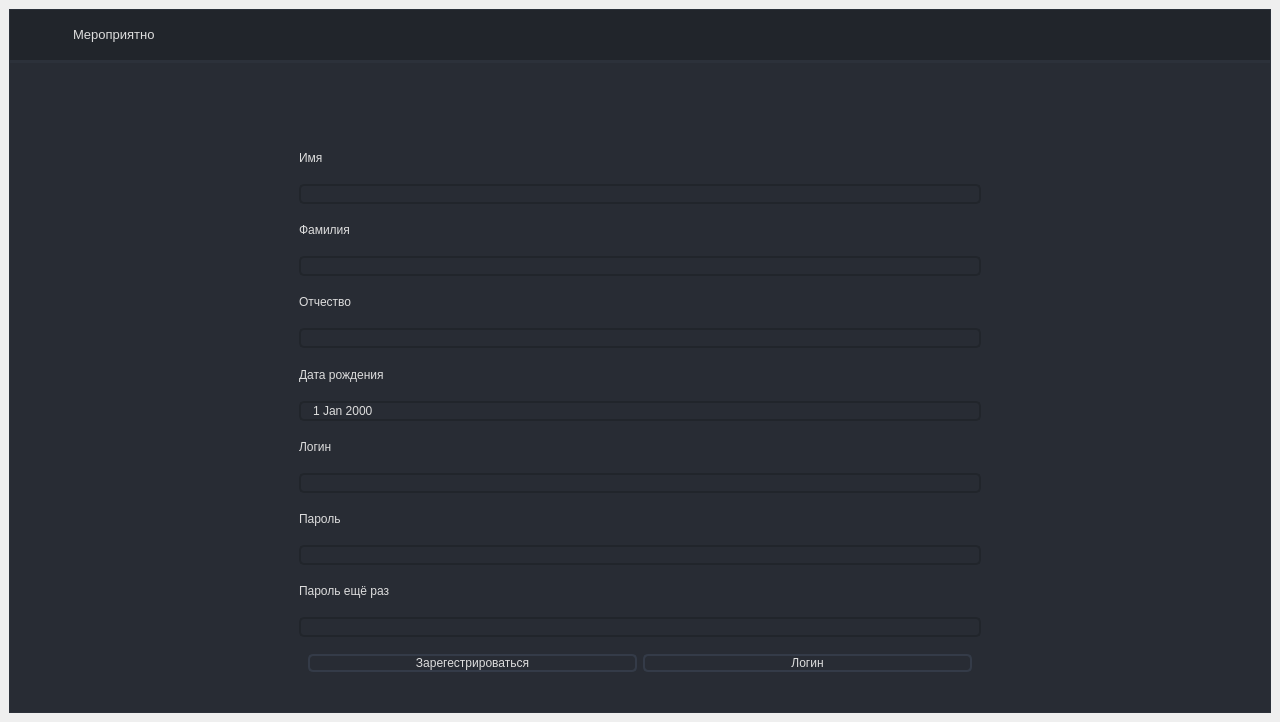
<?xml version="1.0" encoding="UTF-8"?>
<ui version="4.0">
 <author>Wanderson M. Pimenta</author>
 <class>Registration</class>
 <widget class="QMainWindow" name="Registration">
  <property name="geometry">
   <rect>
    <x>0</x>
    <y>0</y>
    <width>1280</width>
    <height>722</height>
   </rect>
  </property>
  <property name="minimumSize">
   <size>
    <width>940</width>
    <height>560</height>
   </size>
  </property>
  <property name="windowTitle">
   <string>MainWindow</string>
  </property>
  <widget class="QWidget" name="styleSheet">
   <property name="font">
    <font>
     <family>Segoe UI</family>
     <pointsize>10</pointsize>
     <weight>50</weight>
     <italic>false</italic>
     <bold>false</bold>
    </font>
   </property>
   <property name="styleSheet">
    <string notr="true">

QWidget{
	color: rgb(221, 221, 221);
	font: 10pt &quot;Segoe UI&quot;;
}

/* /////////////////////////////////////////////////////////////////////////////////////////////////
Tooltip */
QToolTip {
	color: #ffffff;
	background-color: rgba(33, 37, 43, 180);
	border: 1px solid rgb(44, 49, 58);
	background-image: none;
	background-position: left center;
    background-repeat: no-repeat;
	border: none;
	border-left: 2px solid rgb(255, 121, 198);
	text-align: left;
	padding-left: 8px;
	margin: 0px;
}

/* /////////////////////////////////////////////////////////////////////////////////////////////////
Bg App */
#bgApp {	
	background-color: rgb(40, 44, 52);
	border: 1px solid rgb(44, 49, 58);
}

/* /////////////////////////////////////////////////////////////////////////////////////////////////
Left Menu */
#leftMenuBg {	
	background-color: rgb(33, 37, 43);
}
#topLogo {
	background-color: rgb(33, 37, 43);
	background-image: url(:/images/images/images/PyDracula.png);
	background-position: centered;
	background-repeat: no-repeat;
}
#titleLeftApp { font: 63 12pt &quot;Segoe UI Semibold&quot;; }
#titleLeftDescription { font: 8pt &quot;Segoe UI&quot;; color: #f5993d; }

/* MENUS */
#topMenu .QPushButton {	
	background-position: left center;
    background-repeat: no-repeat;
	border: none;
	border-left: 22px solid transparent;
	background-color: transparent;
	text-align: left;
	padding-left: 44px;
}
#topMenu .QPushButton:hover {
	background-color: rgb(40, 44, 52);
}
#topMenu .QPushButton:pressed {	
	background-color: #f5993d;
	color: rgb(255, 255, 255);
}
#bottomMenu .QPushButton {	
	background-position: left center;
    background-repeat: no-repeat;
	border: none;
	border-left: 20px solid transparent;
	background-color:transparent;
	text-align: left;
	padding-left: 44px;
}
#bottomMenu .QPushButton:hover {
	background-color: rgb(40, 44, 52);
}
#bottomMenu .QPushButton:pressed {	
	background-color: #f5993d;
	color: rgb(255, 255, 255);
}
#leftMenuFrame{
	border-top: 3px solid rgb(44, 49, 58);
}

/* Toggle Button */
#toggleButton {
	background-position: left center;
    background-repeat: no-repeat;
	border: none;
	border-left: 20px solid transparent;
	background-color: rgb(37, 41, 48);
	text-align: left;
	padding-left: 44px;
	color: rgb(113, 126, 149);
}
#toggleButton:hover {
	background-color: rgb(40, 44, 52);
}
#toggleButton:pressed {
	background-color: #f5993d;
}

/* Title Menu */
#titleRightInfo { padding-left: 10px; }


/* /////////////////////////////////////////////////////////////////////////////////////////////////
Extra Tab */
#extraLeftBox {	
	background-color: rgb(44, 49, 58);
}
#extraTopBg{	
	background-color: #f5993d
}

/* Icon */
#extraIcon {
	background-position: center;
	background-repeat: no-repeat;
	background-image: url(:/icons/images/icons/icon_settings.png);
}

/* Label */
#extraLabel { color: rgb(255, 255, 255); }

/* Btn Close */
#extraCloseColumnBtn { background-color: rgba(255, 255, 255, 0); border: none;  border-radius: 5px; }
#extraCloseColumnBtn:hover { background-color: rgb(196, 161, 249); border-style: solid; border-radius: 4px; }
#extraCloseColumnBtn:pressed { background-color: rgb(180, 141, 238); border-style: solid; border-radius: 4px; }

/* Extra Content */
#extraContent{
	border-top: 3px solid rgb(40, 44, 52);
}

/* Extra Top Menus */
#extraTopMenu .QPushButton {
background-position: left center;
    background-repeat: no-repeat;
	border: none;
	border-left: 22px solid transparent;
	background-color:transparent;
	text-align: left;
	padding-left: 44px;
}
#extraTopMenu .QPushButton:hover {
	background-color: rgb(40, 44, 52);
}
#extraTopMenu .QPushButton:pressed {	
	background-color: #f5993d;
	color: rgb(255, 255, 255);
}

/* /////////////////////////////////////////////////////////////////////////////////////////////////
Content App */
#contentTopBg{	
	background-color: rgb(33, 37, 43);
}
#contentBottom{
	border-top: 3px solid rgb(44, 49, 58);
}

/* Top Buttons */
#rightButtons .QPushButton { background-color: rgba(255, 255, 255, 0); border: none;  border-radius: 5px; }
#rightButtons .QPushButton:hover { background-color: rgb(44, 49, 57); border-style: solid; border-radius: 4px; }
#rightButtons .QPushButton:pressed { background-color: rgb(23, 26, 30); border-style: solid; border-radius: 4px; }

/* Theme Settings */
#extraRightBox { background-color: rgb(44, 49, 58); }
#themeSettingsTopDetail { background-color: #f5993d; }

/* Bottom Bar */
#bottomBar { background-color: rgb(44, 49, 58); }
#bottomBar QLabel { font-size: 11px; color: rgb(113, 126, 149); padding-left: 10px; padding-right: 10px; padding-bottom: 2px; }

/* CONTENT SETTINGS */
/* MENUS */
#contentSettings .QPushButton {	
	background-position: left center;
    background-repeat: no-repeat;
	border: none;
	border-left: 22px solid transparent;
	background-color:transparent;
	text-align: left;
	padding-left: 44px;
}
#contentSettings .QPushButton:hover {
	background-color: rgb(40, 44, 52);
}
#contentSettings .QPushButton:pressed {	
	background-color: #f5993d;
	color: rgb(255, 255, 255);
}

/* /////////////////////////////////////////////////////////////////////////////////////////////////
QTableView */
QTableView {
	background-color: transparent;
	padding: 10px;
	border-radius: 5px;
	gridline-color: rgb(44, 49, 58);
	border-bottom: 1px solid rgb(44, 49, 60);
	border: none;
	outline: none;
}
QTableView::item{
	border-color: rgb(44, 49, 60);
	padding-left: 5px;
	padding-right: 5px;
	gridline-color: rgb(44, 49, 60);
}
QTableView::item:selected{
	background-color: #f5993d;
}
QHeaderView::section{
	background-color: rgb(33, 37, 43);
	max-width: 30px;
	border: 1px solid rgb(44, 49, 58);

    border-bottom: 1px solid rgb(44, 49, 60);
    border-right: 1px solid rgb(44, 49, 60);
}
QTableView::horizontalHeader {
	background-color: rgb(33, 37, 43);
}
QHeaderView::section:horizontal
{
    border: 1px solid rgb(33, 37, 43);
	background-color: rgb(33, 37, 43);
	padding: 3px;
	border-top-left-radius: 7px;
    border-top-right-radius: 7px;
}
QHeaderView::section:vertical
{
    border: 1px solid rgb(44, 49, 60);
}

/* /////////////////////////////////////////////////////////////////////////////////////////////////
LineEdit */
QLineEdit {
	background-color: rgb(33, 37, 43);
	border-radius: 5px;
	border: 2px solid rgb(33, 37, 43);
	padding-left: 10px;
	selection-color: rgb(255, 255, 255);
	selection-background-color: rgb(255, 121, 198);
}
QLineEdit:hover {
	border: 2px solid rgb(64, 71, 88);
}
QLineEdit:focus {
	border: 2px solid rgb(91, 101, 124);
}
QDateTimeEdit {
	background-color: rgb(33, 37, 43);
	border-radius: 5px;
	border: 2px solid rgb(33, 37, 43);
	padding-left: 10px;
	selection-color: rgb(255, 255, 255);
	selection-background-color: rgb(255, 121, 198);
}
QDateTimeEdit:hover {
	border: 2px solid rgb(64, 71, 88);
}
QDateTimeEdit:focus {
	border: 2px solid rgb(91, 101, 124);
}
/* /////////////////////////////////////////////////////////////////////////////////////////////////
PlainTextEdit */
QPlainTextEdit {
	background-color: rgb(27, 29, 35);
	border-radius: 5px;
	padding: 10px;
	selection-color: rgb(255, 255, 255);
	selection-background-color: rgb(255, 121, 198);
}
QPlainTextEdit  QScrollBar:vertical {
    width: 8px;
 }
QPlainTextEdit  QScrollBar:horizontal {
    height: 8px;
 }
QPlainTextEdit:hover {
	border: 2px solid rgb(64, 71, 88);
}
QPlainTextEdit:focus {
	border: 2px solid rgb(91, 101, 124);
}

/* /////////////////////////////////////////////////////////////////////////////////////////////////
ScrollBars */
QScrollBar:horizontal {
    border: none;
    background: rgb(52, 59, 72);
    height: 8px;
    margin: 0px 21px 0 21px;
	border-radius: 0px;
}
QScrollBar::handle:horizontal {
    background: #f5993d;
    min-width: 25px;
	border-radius: 4px
}
QScrollBar::add-line:horizontal {
    border: none;
    background: rgb(55, 63, 77);
    width: 20px;
	border-top-right-radius: 4px;
    border-bottom-right-radius: 4px;
    subcontrol-position: right;
    subcontrol-origin: margin;
}
QScrollBar::sub-line:horizontal {
    border: none;
    background: rgb(55, 63, 77);
    width: 20px;
	border-top-left-radius: 4px;
    border-bottom-left-radius: 4px;
    subcontrol-position: left;
    subcontrol-origin: margin;
}
QScrollBar::up-arrow:horizontal, QScrollBar::down-arrow:horizontal
{
     background: none;
}
QScrollBar::add-page:horizontal, QScrollBar::sub-page:horizontal
{
     background: none;
}
 QScrollBar:vertical {
	border: none;
    background: rgb(52, 59, 72);
    width: 8px;
    margin: 21px 0 21px 0;
	border-radius: 0px;
 }
 QScrollBar::handle:vertical {	
	background: #f5993d;
    min-height: 25px;
	border-radius: 4px
 }
 QScrollBar::add-line:vertical {
     border: none;
    background: rgb(55, 63, 77);
     height: 20px;
	border-bottom-left-radius: 4px;
    border-bottom-right-radius: 4px;
     subcontrol-position: bottom;
     subcontrol-origin: margin;
 }
 QScrollBar::sub-line:vertical {
	border: none;
    background: rgb(55, 63, 77);
     height: 20px;
	border-top-left-radius: 4px;
    border-top-right-radius: 4px;
     subcontrol-position: top;
     subcontrol-origin: margin;
 }
 QScrollBar::up-arrow:vertical, QScrollBar::down-arrow:vertical {
     background: none;
 }

 QScrollBar::add-page:vertical, QScrollBar::sub-page:vertical {
     background: none;
 }

/* /////////////////////////////////////////////////////////////////////////////////////////////////
CheckBox */
QCheckBox::indicator {
    border: 3px solid rgb(52, 59, 72);
	width: 15px;
	height: 15px;
	border-radius: 10px;
    background: rgb(44, 49, 60);
}
QCheckBox::indicator:hover {
    border: 3px solid rgb(58, 66, 81);
}
QCheckBox::indicator:checked {
    background: 3px solid rgb(52, 59, 72);
	border: 3px solid rgb(52, 59, 72);	
	background-image: url(:/icons/images/icons/cil-check-alt.png);
}

/* /////////////////////////////////////////////////////////////////////////////////////////////////
RadioButton */
QRadioButton::indicator {
    border: 3px solid rgb(52, 59, 72);
	width: 15px;
	height: 15px;
	border-radius: 10px;
    background: rgb(44, 49, 60);
}
QRadioButton::indicator:hover {
    border: 3px solid rgb(58, 66, 81);
}
QRadioButton::indicator:checked {
    background: 3px solid rgb(94, 106, 130);
	border: 3px solid rgb(52, 59, 72);	
}

/* /////////////////////////////////////////////////////////////////////////////////////////////////
ComboBox */
QComboBox{
	background-color: rgb(27, 29, 35);
	border-radius: 5px;
	border: 2px solid rgb(33, 37, 43);
	padding: 5px;
	padding-left: 10px;
}
QComboBox:hover{
	border: 2px solid rgb(64, 71, 88);
}
QComboBox::drop-down {
	subcontrol-origin: padding;
	subcontrol-position: top right;
	width: 25px; 
	border-left-width: 3px;
	border-left-color: rgba(39, 44, 54, 150);
	border-left-style: solid;
	border-top-right-radius: 3px;
	border-bottom-right-radius: 3px;	
	background-image: url(:/icons/images/icons/cil-arrow-bottom.png);
	background-position: center;
	background-repeat: no-reperat;
 }
QComboBox QAbstractItemView {
	color: rgb(255, 121, 198);	
	background-color: rgb(33, 37, 43);
	padding: 10px;
	selection-background-color: rgb(39, 44, 54);
}

/* /////////////////////////////////////////////////////////////////////////////////////////////////
Sliders */
QSlider::groove:horizontal {
    border-radius: 5px;
    height: 10px;
	margin: 0px;
	background-color: rgb(52, 59, 72);
}
QSlider::groove:horizontal:hover {
	background-color: rgb(55, 62, 76);
}
QSlider::handle:horizontal {
    background-color: #f5993d;
    border: none;
    height: 10px;
    width: 10px;
    margin: 0px;
	border-radius: 5px;
}
QSlider::handle:horizontal:hover {
    background-color: rgb(195, 155, 255);
}
QSlider::handle:horizontal:pressed {
    background-color: rgb(255, 121, 198);
}

QSlider::groove:vertical {
    border-radius: 5px;
    width: 10px;
    margin: 0px;
	background-color: rgb(52, 59, 72);
}
QSlider::groove:vertical:hover {
	background-color: rgb(55, 62, 76);
}
QSlider::handle:vertical {
    background-color: #f5993d;
	border: none;
    height: 10px;
    width: 10px;
    margin: 0px;
	border-radius: 5px;
}
QSlider::handle:vertical:hover {
    background-color: rgb(195, 155, 255);
}
QSlider::handle:vertical:pressed {
    background-color: rgb(255, 121, 198);
}

/* /////////////////////////////////////////////////////////////////////////////////////////////////
CommandLinkButton */
QCommandLinkButton {	
	color: rgb(255, 121, 198);
	border-radius: 5px;
	padding: 5px;
}
QCommandLinkButton:hover {	
	color: rgb(255, 170, 255);
	background-color: rgb(44, 49, 60);
}
QCommandLinkButton:pressed {	
	color: #f5993d;
	background-color: rgb(52, 58, 71);
}

/* /////////////////////////////////////////////////////////////////////////////////////////////////
Button */
#pagesContainer QPushButton {
	border: 2px solid rgb(52, 59, 72);
	border-radius: 5px;	
	background-color: rgb(52, 59, 72);
}
#pagesContainer QPushButton:hover {
	background-color: rgb(57, 65, 80);
	border: 2px solid rgb(61, 70, 86);
}
#pagesContainer QPushButton:pressed {	
	background-color: rgb(35, 40, 49);
	border: 2px solid rgb(43, 50, 61);
}



</string>
   </property>
   <layout class="QHBoxLayout" name="horizontalLayout_5">
    <item>
     <widget class="QFrame" name="bgApp">
      <property name="styleSheet">
       <string notr="true"/>
      </property>
      <property name="frameShape">
       <enum>QFrame::NoFrame</enum>
      </property>
      <property name="frameShadow">
       <enum>QFrame::Raised</enum>
      </property>
      <layout class="QHBoxLayout" name="appLayout">
       <property name="spacing">
        <number>0</number>
       </property>
       <property name="leftMargin">
        <number>0</number>
       </property>
       <property name="topMargin">
        <number>0</number>
       </property>
       <property name="rightMargin">
        <number>0</number>
       </property>
       <property name="bottomMargin">
        <number>0</number>
       </property>
       <item>
        <widget class="QFrame" name="contentBox">
         <property name="frameShape">
          <enum>QFrame::NoFrame</enum>
         </property>
         <property name="frameShadow">
          <enum>QFrame::Raised</enum>
         </property>
         <layout class="QVBoxLayout" name="verticalLayout_2">
          <property name="spacing">
           <number>0</number>
          </property>
          <property name="leftMargin">
           <number>0</number>
          </property>
          <property name="topMargin">
           <number>0</number>
          </property>
          <property name="rightMargin">
           <number>0</number>
          </property>
          <property name="bottomMargin">
           <number>0</number>
          </property>
          <item>
           <widget class="QFrame" name="contentTopBg">
            <property name="minimumSize">
             <size>
              <width>0</width>
              <height>50</height>
             </size>
            </property>
            <property name="maximumSize">
             <size>
              <width>16777215</width>
              <height>50</height>
             </size>
            </property>
            <property name="frameShape">
             <enum>QFrame::NoFrame</enum>
            </property>
            <property name="frameShadow">
             <enum>QFrame::Raised</enum>
            </property>
            <layout class="QHBoxLayout" name="horizontalLayout">
             <property name="spacing">
              <number>0</number>
             </property>
             <property name="leftMargin">
              <number>0</number>
             </property>
             <property name="topMargin">
              <number>0</number>
             </property>
             <property name="rightMargin">
              <number>10</number>
             </property>
             <property name="bottomMargin">
              <number>0</number>
             </property>
             <item>
              <widget class="QFrame" name="leftBox">
               <property name="sizePolicy">
                <sizepolicy hsizetype="Expanding" vsizetype="Preferred">
                 <horstretch>0</horstretch>
                 <verstretch>0</verstretch>
                </sizepolicy>
               </property>
               <property name="frameShape">
                <enum>QFrame::NoFrame</enum>
               </property>
               <property name="frameShadow">
                <enum>QFrame::Raised</enum>
               </property>
               <layout class="QHBoxLayout" name="horizontalLayout_3">
                <property name="spacing">
                 <number>0</number>
                </property>
                <property name="leftMargin">
                 <number>0</number>
                </property>
                <property name="topMargin">
                 <number>0</number>
                </property>
                <property name="rightMargin">
                 <number>0</number>
                </property>
                <property name="bottomMargin">
                 <number>0</number>
                </property>
                <item>
                 <widget class="QLabel" name="logo">
                  <property name="maximumSize">
                   <size>
                    <width>50</width>
                    <height>50</height>
                   </size>
                  </property>
                  <property name="text">
                   <string/>
                  </property>
                 </widget>
                </item>
                <item>
                 <widget class="QLabel" name="titleRightInfo">
                  <property name="sizePolicy">
                   <sizepolicy hsizetype="Preferred" vsizetype="Expanding">
                    <horstretch>0</horstretch>
                    <verstretch>0</verstretch>
                   </sizepolicy>
                  </property>
                  <property name="maximumSize">
                   <size>
                    <width>16777215</width>
                    <height>45</height>
                   </size>
                  </property>
                  <property name="font">
                   <font>
                    <family>Segoe UI</family>
                    <pointsize>10</pointsize>
                    <weight>50</weight>
                    <italic>false</italic>
                    <bold>false</bold>
                   </font>
                  </property>
                  <property name="text">
                   <string>Мероприятно</string>
                  </property>
                  <property name="alignment">
                   <set>Qt::AlignLeading|Qt::AlignLeft|Qt::AlignVCenter</set>
                  </property>
                 </widget>
                </item>
               </layout>
              </widget>
             </item>
             <item>
              <widget class="QFrame" name="rightButtons">
               <property name="minimumSize">
                <size>
                 <width>0</width>
                 <height>28</height>
                </size>
               </property>
               <property name="frameShape">
                <enum>QFrame::NoFrame</enum>
               </property>
               <property name="frameShadow">
                <enum>QFrame::Raised</enum>
               </property>
               <layout class="QHBoxLayout" name="horizontalLayout_2">
                <property name="spacing">
                 <number>5</number>
                </property>
                <property name="leftMargin">
                 <number>0</number>
                </property>
                <property name="topMargin">
                 <number>0</number>
                </property>
                <property name="rightMargin">
                 <number>0</number>
                </property>
                <property name="bottomMargin">
                 <number>0</number>
                </property>
                <item>
                 <widget class="QPushButton" name="minimizeAppBtn">
                  <property name="minimumSize">
                   <size>
                    <width>28</width>
                    <height>28</height>
                   </size>
                  </property>
                  <property name="maximumSize">
                   <size>
                    <width>28</width>
                    <height>28</height>
                   </size>
                  </property>
                  <property name="cursor">
                   <cursorShape>PointingHandCursor</cursorShape>
                  </property>
                  <property name="toolTip">
                   <string>Minimize</string>
                  </property>
                  <property name="text">
                   <string/>
                  </property>
                  <property name="icon">
                   <iconset resource="C:/Users/obikf/Desktop/Modern_GUI_PyDracula_PySide6_or_PyQt6-master/resources.qrc">
                    <normaloff>:/icons/images/icons/icon_minimize.png</normaloff>:/icons/images/icons/icon_minimize.png</iconset>
                  </property>
                  <property name="iconSize">
                   <size>
                    <width>20</width>
                    <height>20</height>
                   </size>
                  </property>
                 </widget>
                </item>
                <item>
                 <widget class="QPushButton" name="maximizeRestoreAppBtn">
                  <property name="minimumSize">
                   <size>
                    <width>28</width>
                    <height>28</height>
                   </size>
                  </property>
                  <property name="maximumSize">
                   <size>
                    <width>28</width>
                    <height>28</height>
                   </size>
                  </property>
                  <property name="font">
                   <font>
                    <family>Segoe UI</family>
                    <pointsize>10</pointsize>
                    <weight>50</weight>
                    <italic>false</italic>
                    <bold>false</bold>
                    <stylestrategy>PreferDefault</stylestrategy>
                   </font>
                  </property>
                  <property name="cursor">
                   <cursorShape>PointingHandCursor</cursorShape>
                  </property>
                  <property name="toolTip">
                   <string>Maximize</string>
                  </property>
                  <property name="text">
                   <string/>
                  </property>
                  <property name="icon">
                   <iconset resource="C:/Users/obikf/Desktop/Modern_GUI_PyDracula_PySide6_or_PyQt6-master/resources.qrc">
                    <normaloff>:/icons/images/icons/icon_maximize.png</normaloff>:/icons/images/icons/icon_maximize.png</iconset>
                  </property>
                  <property name="iconSize">
                   <size>
                    <width>20</width>
                    <height>20</height>
                   </size>
                  </property>
                 </widget>
                </item>
                <item>
                 <widget class="QPushButton" name="closeAppBtn">
                  <property name="minimumSize">
                   <size>
                    <width>28</width>
                    <height>28</height>
                   </size>
                  </property>
                  <property name="maximumSize">
                   <size>
                    <width>28</width>
                    <height>28</height>
                   </size>
                  </property>
                  <property name="cursor">
                   <cursorShape>PointingHandCursor</cursorShape>
                  </property>
                  <property name="toolTip">
                   <string>Close</string>
                  </property>
                  <property name="text">
                   <string/>
                  </property>
                  <property name="icon">
                   <iconset resource="C:/Users/obikf/Desktop/Modern_GUI_PyDracula_PySide6_or_PyQt6-master/resources.qrc">
                    <normaloff>:/icons/images/icons/icon_close.png</normaloff>:/icons/images/icons/icon_close.png</iconset>
                  </property>
                  <property name="iconSize">
                   <size>
                    <width>20</width>
                    <height>20</height>
                   </size>
                  </property>
                 </widget>
                </item>
               </layout>
              </widget>
             </item>
            </layout>
           </widget>
          </item>
          <item>
           <widget class="QFrame" name="contentBottom">
            <property name="frameShape">
             <enum>QFrame::NoFrame</enum>
            </property>
            <property name="frameShadow">
             <enum>QFrame::Raised</enum>
            </property>
            <layout class="QVBoxLayout" name="verticalLayout_6">
             <property name="spacing">
              <number>0</number>
             </property>
             <property name="leftMargin">
              <number>0</number>
             </property>
             <property name="topMargin">
              <number>0</number>
             </property>
             <property name="rightMargin">
              <number>0</number>
             </property>
             <property name="bottomMargin">
              <number>0</number>
             </property>
             <item>
              <widget class="QFrame" name="content">
               <property name="frameShape">
                <enum>QFrame::NoFrame</enum>
               </property>
               <property name="frameShadow">
                <enum>QFrame::Raised</enum>
               </property>
               <layout class="QHBoxLayout" name="horizontalLayout_4">
                <property name="spacing">
                 <number>0</number>
                </property>
                <property name="leftMargin">
                 <number>0</number>
                </property>
                <property name="topMargin">
                 <number>0</number>
                </property>
                <property name="rightMargin">
                 <number>0</number>
                </property>
                <property name="bottomMargin">
                 <number>0</number>
                </property>
                <item>
                 <widget class="QFrame" name="pagesContainer">
                  <property name="styleSheet">
                   <string notr="true"/>
                  </property>
                  <property name="frameShape">
                   <enum>QFrame::NoFrame</enum>
                  </property>
                  <property name="frameShadow">
                   <enum>QFrame::Raised</enum>
                  </property>
                  <layout class="QVBoxLayout" name="verticalLayout_15">
                   <property name="spacing">
                    <number>0</number>
                   </property>
                   <property name="leftMargin">
                    <number>10</number>
                   </property>
                   <property name="topMargin">
                    <number>10</number>
                   </property>
                   <property name="rightMargin">
                    <number>10</number>
                   </property>
                   <property name="bottomMargin">
                    <number>10</number>
                   </property>
                   <item>
                    <widget class="QStackedWidget" name="stackedWidget">
                     <property name="styleSheet">
                      <string notr="true">background: transparent;</string>
                     </property>
                     <property name="currentIndex">
                      <number>1</number>
                     </property>
                     <widget class="QWidget" name="login">
                      <layout class="QVBoxLayout" name="verticalLayout_9">
                       <item alignment="Qt::AlignHCenter">
                        <widget class="QWidget" name="verticalWidget11" native="true">
                         <property name="minimumSize">
                          <size>
                           <width>500</width>
                           <height>0</height>
                          </size>
                         </property>
                         <layout class="QVBoxLayout" name="verticalLayout_3">
                          <item>
                           <widget class="QLabel" name="error">
                            <property name="maximumSize">
                             <size>
                              <width>16777215</width>
                              <height>200</height>
                             </size>
                            </property>
                            <property name="font">
                             <font>
                              <family>Segoe UI</family>
                              <pointsize>10</pointsize>
                              <weight>50</weight>
                              <italic>false</italic>
                              <bold>false</bold>
                             </font>
                            </property>
                            <property name="text">
                             <string/>
                            </property>
                            <property name="alignment">
                             <set>Qt::AlignCenter</set>
                            </property>
                           </widget>
                          </item>
                          <item>
                           <widget class="QLabel" name="label">
                            <property name="minimumSize">
                             <size>
                              <width>0</width>
                              <height>50</height>
                             </size>
                            </property>
                            <property name="maximumSize">
                             <size>
                              <width>16777215</width>
                              <height>50</height>
                             </size>
                            </property>
                            <property name="text">
                             <string>Логин</string>
                            </property>
                           </widget>
                          </item>
                          <item>
                           <widget class="QLineEdit" name="login_ent"/>
                          </item>
                          <item>
                           <widget class="QLabel" name="label_2">
                            <property name="maximumSize">
                             <size>
                              <width>16777215</width>
                              <height>50</height>
                             </size>
                            </property>
                            <property name="text">
                             <string>Пароль</string>
                            </property>
                           </widget>
                          </item>
                          <item>
                           <widget class="QLineEdit" name="password_ent">
                            <property name="echoMode">
                             <enum>QLineEdit::Password</enum>
                            </property>
                           </widget>
                          </item>
                          <item>
                           <widget class="QWidget" name="horizontalWidget" native="true">
                            <layout class="QHBoxLayout" name="horizontalLayout_7">
                             <property name="spacing">
                              <number>50</number>
                             </property>
                             <item>
                              <widget class="QPushButton" name="reg_btn">
                               <property name="text">
                                <string>Зарегистрироваться</string>
                               </property>
                              </widget>
                             </item>
                             <item>
                              <widget class="QPushButton" name="login_btn">
                               <property name="text">
                                <string>Войти</string>
                               </property>
                              </widget>
                             </item>
                            </layout>
                           </widget>
                          </item>
                         </layout>
                        </widget>
                       </item>
                      </layout>
                     </widget>
                     <widget class="QWidget" name="registration">
                      <property name="styleSheet">
                       <string notr="true">b</string>
                      </property>
                      <layout class="QVBoxLayout" name="verticalLayout">
                       <property name="spacing">
                        <number>50</number>
                       </property>
                       <property name="leftMargin">
                        <number>10</number>
                       </property>
                       <property name="topMargin">
                        <number>10</number>
                       </property>
                       <property name="rightMargin">
                        <number>10</number>
                       </property>
                       <property name="bottomMargin">
                        <number>10</number>
                       </property>
                       <item alignment="Qt::AlignHCenter">
                        <widget class="QWidget" name="verticalWidget123" native="true">
                         <property name="minimumSize">
                          <size>
                           <width>700</width>
                           <height>0</height>
                          </size>
                         </property>
                         <property name="maximumSize">
                          <size>
                           <width>16777215</width>
                           <height>700</height>
                          </size>
                         </property>
                         <layout class="QVBoxLayout" name="verticalLayout_4">
                          <item>
                           <widget class="QLabel" name="reg_error">
                            <property name="text">
                             <string/>
                            </property>
                            <property name="alignment">
                             <set>Qt::AlignCenter</set>
                            </property>
                           </widget>
                          </item>
                          <item>
                           <widget class="QLabel" name="label_3">
                            <property name="text">
                             <string>Имя</string>
                            </property>
                           </widget>
                          </item>
                          <item>
                           <widget class="QLineEdit" name="name_edit"/>
                          </item>
                          <item>
                           <widget class="QLabel" name="label_4">
                            <property name="text">
                             <string>Фамилия</string>
                            </property>
                           </widget>
                          </item>
                          <item>
                           <widget class="QLineEdit" name="last_name_edit"/>
                          </item>
                          <item>
                           <widget class="QLabel" name="label_5">
                            <property name="text">
                             <string>Отчество</string>
                            </property>
                           </widget>
                          </item>
                          <item>
                           <widget class="QLineEdit" name="surname_edit"/>
                          </item>
                          <item>
                           <widget class="QLabel" name="label_9">
                            <property name="text">
                             <string>Дата рождения</string>
                            </property>
                           </widget>
                          </item>
                          <item>
                           <widget class="QDateEdit" name="dateEdit"/>
                          </item>
                          <item>
                           <widget class="QLabel" name="label_6">
                            <property name="text">
                             <string>Логин</string>
                            </property>
                           </widget>
                          </item>
                          <item>
                           <widget class="QLineEdit" name="login_edit"/>
                          </item>
                          <item>
                           <widget class="QLabel" name="label_7">
                            <property name="text">
                             <string>Пароль</string>
                            </property>
                           </widget>
                          </item>
                          <item>
                           <widget class="QLineEdit" name="password_edit">
                            <property name="echoMode">
                             <enum>QLineEdit::Password</enum>
                            </property>
                           </widget>
                          </item>
                          <item>
                           <widget class="QLabel" name="label_8">
                            <property name="text">
                             <string>Пароль ещё раз</string>
                            </property>
                           </widget>
                          </item>
                          <item>
                           <widget class="QLineEdit" name="password_edit_2">
                            <property name="echoMode">
                             <enum>QLineEdit::Password</enum>
                            </property>
                           </widget>
                          </item>
                          <item>
                           <widget class="QWidget" name="horizontalWidget_2" native="true">
                            <layout class="QHBoxLayout" name="horizontalLayout_8">
                             <item>
                              <widget class="QPushButton" name="reg_btn_reg">
                               <property name="text">
                                <string>Зарегестрироваться</string>
                               </property>
                              </widget>
                             </item>
                             <item>
                              <widget class="QPushButton" name="log_btn_reg">
                               <property name="text">
                                <string>Логин</string>
                               </property>
                              </widget>
                             </item>
                            </layout>
                           </widget>
                          </item>
                         </layout>
                        </widget>
                       </item>
                      </layout>
                     </widget>
                     <widget class="QWidget" name="new_page">
                      <layout class="QVBoxLayout" name="verticalLayout_20"/>
                     </widget>
                    </widget>
                   </item>
                  </layout>
                 </widget>
                </item>
               </layout>
              </widget>
             </item>
            </layout>
           </widget>
          </item>
         </layout>
        </widget>
       </item>
      </layout>
     </widget>
    </item>
   </layout>
  </widget>
 </widget>
 <resources>
  <include location="C:/Users/obikf/Desktop/Modern_GUI_PyDracula_PySide6_or_PyQt6-master/resources.qrc"/>
 </resources>
 <connections/>
</ui>
